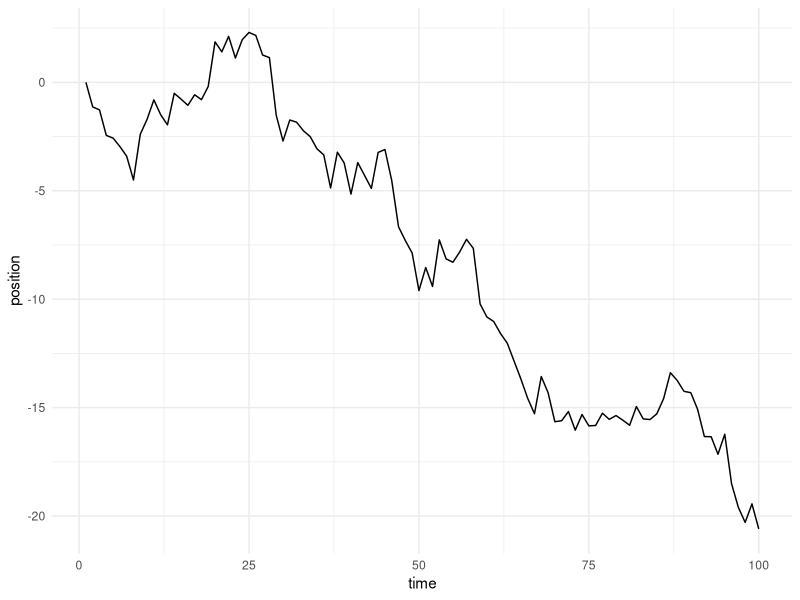
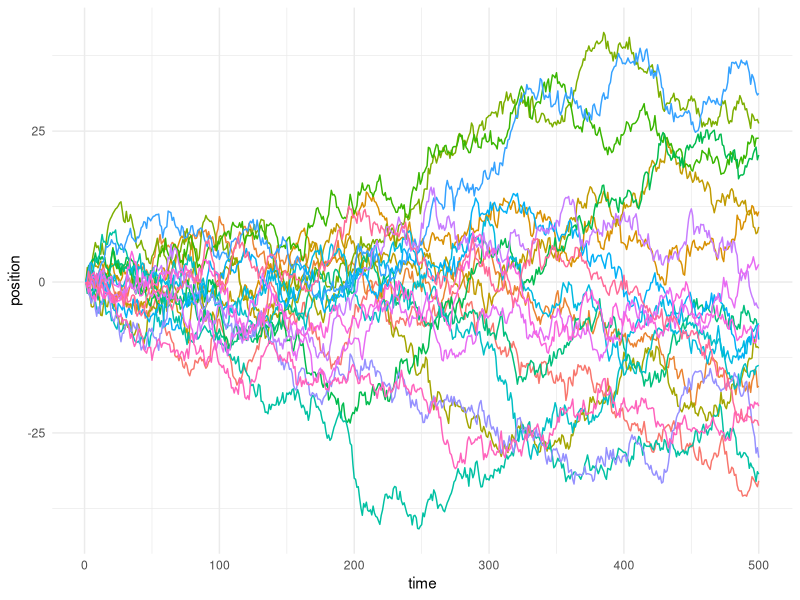

R code for these plots, in order:
## ---- chunk 1
knitr::opts_chunk$set(echo = T, message = F, warning = F, fig.path = "static/rmarkdown-libs", fig.align = 'center')
suppressPackageStartupMessages(library(tidyverse))
## ---- chunk 2
## library(purrr)
## library(magrittr)
## library(ggplot2)

randomly_walk <- function(.ix = c(), n_steps = 100) {
  results <- numeric(n_steps)
  for (i in 1:(n_steps-1)) {
    results[i + 1] <- results[i] + rnorm(1, 0, 1)
  }
  
  return(results)
}

(
  random_walk <- randomly_walk() %>%
    tibble(position = .)
)
## ---- chunk 3
random_walk %>%
  rownames_to_column(var = 'time') %>%
  mutate(time = time %>% as.numeric()) %>%
  ggplot(aes(time, position)) +
  geom_line() +
  theme_minimal()
## ---- chunk 4
n_steps <- 500
n_chains <- 20
twenty_walks <- map(1:n_chains, randomly_walk, n_steps) %>%
  tibble(position = .) %>%
  unnest(cols = c(position)) %>%
  mutate(time = rep(1:n_steps, n_chains),
         walk = map(1:n_chains, rep, n_steps) %>% unlist() %>% as.factor())

twenty_walks %>%
  ggplot(aes(time, position, color = walk)) +
  geom_line() +
  theme_minimal() + 
  theme(legend.position = 'none')
## ---- chunk 5
run_rwmh <- function(n_iters = 1000, island_populations = 1:4) {
  locations <- numeric(n_iters)
  
  ## randomly choose an island to start on
  locations[1] <- sample(island_populations, 1)

  for (i in 1:(n_iters-1)) {
    
    ## propose a new island to go to
    proposal_island <- sample(setdiff(island_populations, locations[i]), 1) 
    
    ## if that island has more people, always go
    if (proposal_island > locations[i]) {
      locations[i + 1] <- proposal_island
    } else {
      ## if it has fewer people, flip a coin with probability
      ##   proportional to the ratio of the populations to
      ##   decide whether to go or stay
      acceptance_probability <- proposal_island / locations[i]
      locations[i + 1] <- 
        sample(
          c(proposal_island, locations[i]), 1, 
          prob = c(acceptance_probability, 1 - acceptance_probability)
        )
    }
  }
  return(locations)
}
## ---- chunk 6
run_rwmh(n_iters = 10) %>%
  tibble(island = .) %>%
  group_by(island) %>%
  summarize(days_spent = n(), .groups = 'drop') %>%
  mutate(day_proportion = days_spent / sum(days_spent))
## ---- chunk 7
some_islands <- run_rwmh(n_iters = 10000) %>%
  tibble(island = .) %>%
  group_by(island) %>%
  summarize(days_spent = n(), .groups = 'drop') %>%
  mutate(day_proportion = days_spent / sum(days_spent),
         error_margin = day_proportion - island / sum(island))

mean_error_margin <- mean(some_islands$error_margin)
sd_error_margin <- sd(some_islands$error_margin)
some_islands
## ---- chunk 8
more_islands <- run_rwmh(n_iters = 10000, island_populations = 1:100) %>%
  tibble(island = .) %>%
  group_by(island) %>%
  summarize(days_spent = n(), .groups = 'drop') %>%
  mutate(day_proportion = days_spent / sum(days_spent),
         error_margin = day_proportion - island / sum(island))

mean_error_margin <- mean(more_islands$error_margin)
sd_error_margin <- sd(more_islands$error_margin)
more_islands
